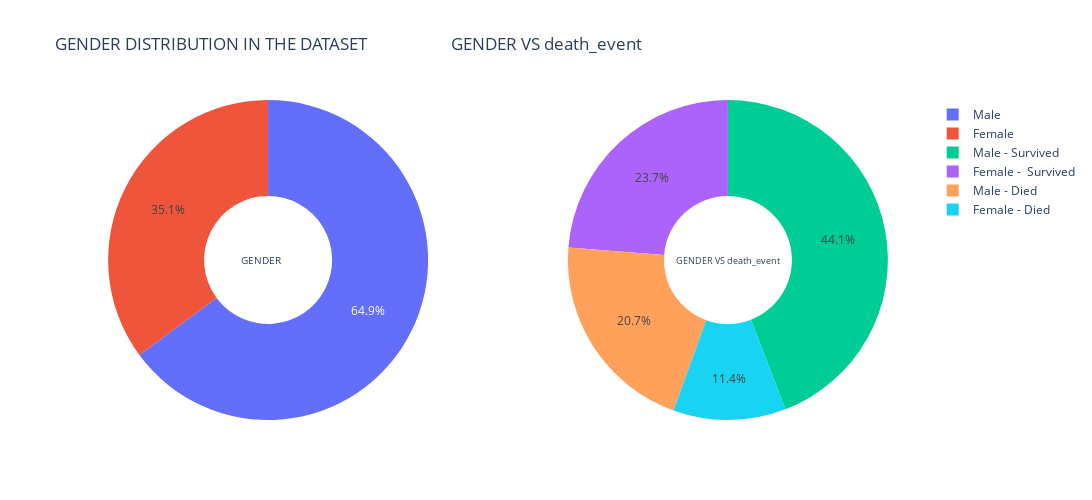

The notebook cell this image was saved under:
### Markdown cell above
3. Berapa persentase pasien yang meninggal?

### Code cell
d1 = df[(df["death_event"]==0) & (df["sex"]==1)]
d2 = df[(df["death_event"]==1) & (df["sex"]==1)]
d3 = df[(df["death_event"]==0) & (df["sex"]==0)]
d4 = df[(df["death_event"]==1) & (df["sex"]==0)]

label1 = ["Male","Female"]
label2 = ['Male - Survived','Male - Died', "Female -  Survived", "Female - Died"]
values1 = [(len(d1)+len(d2)), (len(d3)+len(d4))]
values2 = [len(d1),len(d2),len(d3),len(d4)]

# Create subplots: use 'domain' type for Pie subplot
fig = make_subplots(rows=1, cols=2, specs=[[{'type':'domain'}, {'type':'domain'}]])
fig.add_trace(go.Pie(labels=label1, values=values1, name="GENDER"),
              1, 1)
fig.add_trace(go.Pie(labels=label2, values=values2, name="GENDER VS DEATH EVENT"),
              1, 2)

# Use `hole` to create a donut-like pie chart
fig.update_traces(hole=.4, hoverinfo="label+percent")

fig.update_layout(
    title_text="GENDER DISTRIBUTION IN THE DATASET  \
                   GENDER VS death_event",
    # Add annotations in the center of the donut pies.
    annotations=[dict(text='GENDER', x=0.19, y=0.5, font_size=10, showarrow=False),
                 dict(text='GENDER VS death_event', x=0.84, y=0.5, font_size=9, showarrow=False)],
    autosize=False,width=1200, height=500, paper_bgcolor="white")

fig.show()

### Figure 1 — Plotly figure (JSON) as saved in the notebook; plotly's stock layout.template omitted (floating-point values rounded to 4 significant figures)
{"data": [{"domain": {"x": [0, 0.45], "y": [0, 1]}, "hole": 0.4, "hoverinfo": "label+percent", "labels": ["Male", "Female"], "name": "GENDER", "type": "pie", "values": [194, 105]}, {"domain": {"x": [0.55, 1], "y": [0, 1]}, "hole": 0.4, "hoverinfo": "label+percent", "labels": ["Male - Survived", "Male - Died", "Female -  Survived", "Female - Died"], "name": "GENDER VS DEATH EVENT", "type": "pie", "values": [132, 62, 71, 34]}], "layout": {"annotations": [{"font": {"size": 10}, "showarrow": false, "text": "GENDER", "x": 0.19, "y": 0.5}, {"font": {"size": 9}, "showarrow": false, "text": "GENDER VS death_event", "x": 0.84, "y": 0.5}], "autosize": false, "height": 500, "paper_bgcolor": "white", "title": {"text": "GENDER DISTRIBUTION IN THE DATASET                     GENDER VS death_event"}, "width": 1200}}
